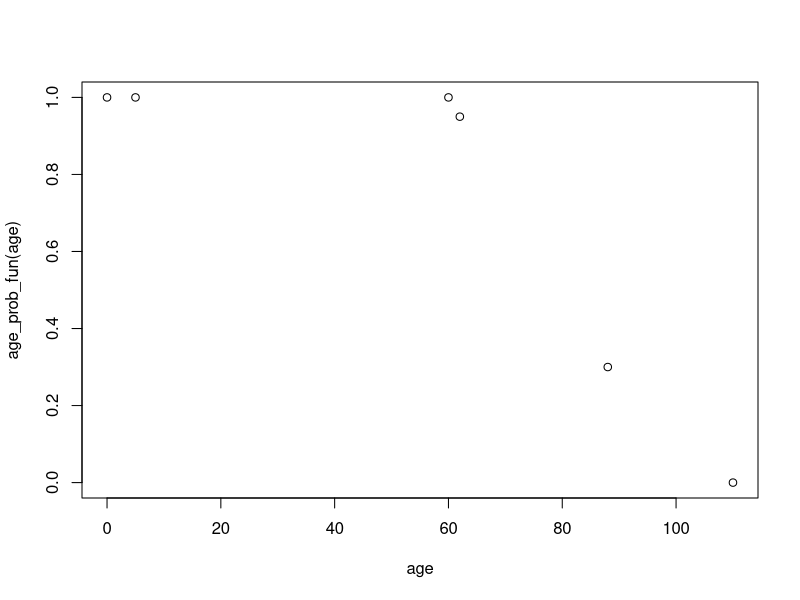

Recreate this plot in R.
# Functions for energy-cycling repository

# Distance-dependent mode switch probs
iac <- function(x, a = 0.3, b = 0.2){
  a * exp(1)^(-b * x)
}
iac(1:10, 0.5, 0.1)

# most common factor in variable
commonest <- function(f){
  tt <- table(f)
  names(tt[which.max(tt)])
}

# Make age-prob decay function
age_prob_fun <- function(age){
  age_prob <- rep(1, length(age))
  age_prob[age > 60] <- 1 - (age[age > 60] - 60) / 40
  age_prob[age > 100] <- 0
  age_prob
}

# Testing the function:
age <- c(0, 5, 60, 62, 88, 110)
plot(age, age_prob_fun(age))
age_prob_fun(age)

age_recat <- function(a){
    a2 <- factor(rep(NA, length(a)), levels = c("0-14", "15-29", "30-44", "45-59", "60-69", "70-79", "80+"))
    a2[a == "0 - 4 years" | a == "5 - 10 years" | a == "11 - 15 years"] <- "0-14"
    a2[a == "16 - 19 years" | a == "20 - 29 years"] <- "15-29"
    a2[a == "30 - 39 years" ] <- "30-44"
    f40_t49 <- which(a == "40 - 49 years") # we need to split this variable in two
    o30_44 <- sample(f40_t49, size = length(f40_t49) / 2)
    o45_59 <- f40_t49[!f40_t49 %in% o30_44]
    a2[o30_44] <- "30-44"
    a2[o45_59] <- "45-59"
    a2[a == "50 - 59 years" ] <- "45-59"
    a2[a == "60 - 69 years" ] <- "60-69"
    a2[a == "70 + years" ] <- "70-79" # all people over 70...
    over70 <- which(a == "70 + years")
    over80 <- sample(over70, size = (length(over70) * 0.397))
    a2[over80] <- "80+" # all people over 70...
  a2
}